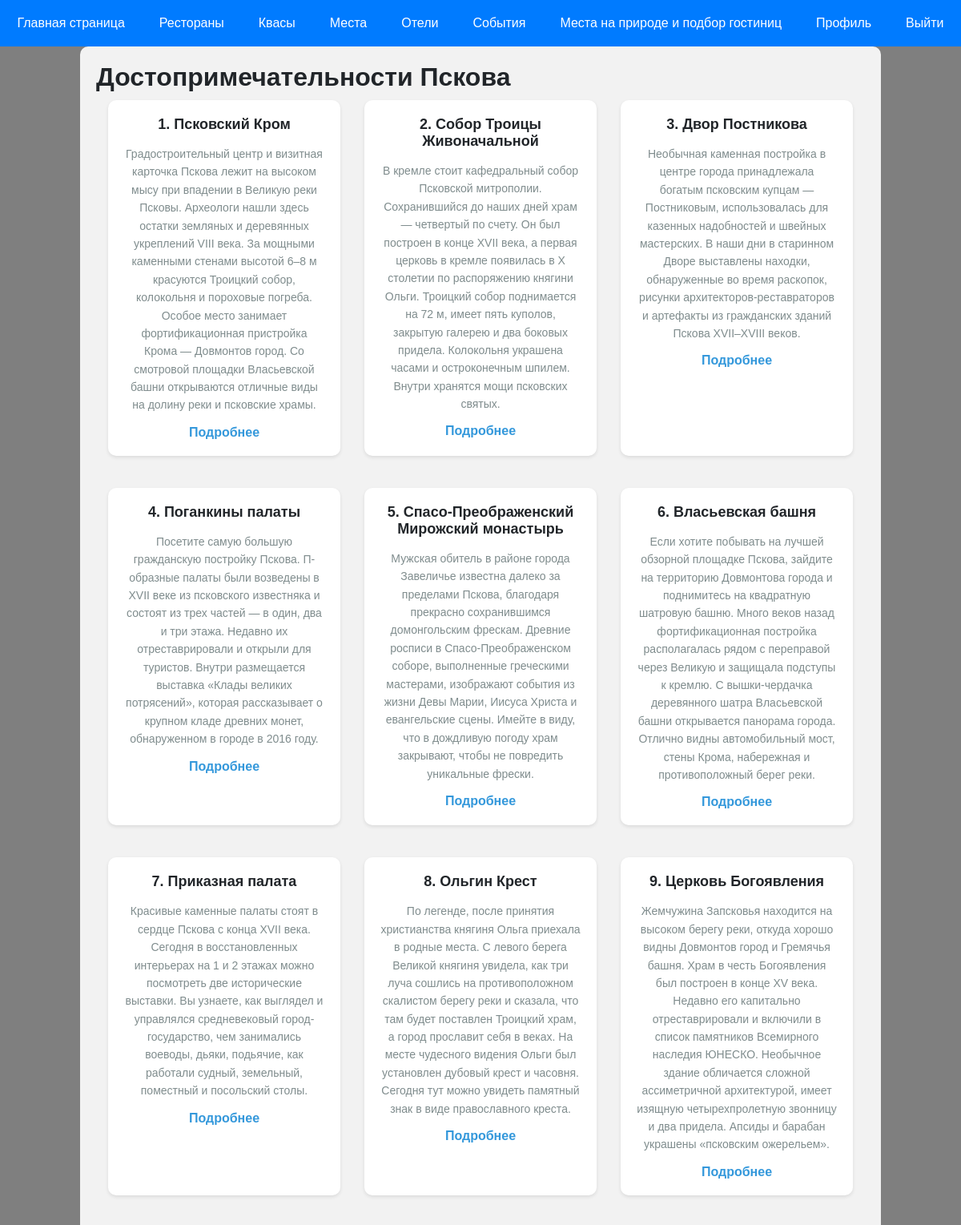
Page /nature (signed in, upper part) on the committed database.
### models.py (models this page shows)
class SavedNatureOfPskov(db.Model):
    __tablename__ = 'saved_nature_of_pskov'
    id = db.Column(db.Integer, primary_key=True)
    nature_name = db.Column(db.String(255), nullable=False, unique=True)
    nature_description = db.Column(db.Text, nullable=False, unique=True)

### app.py (the view)
@app.route('/nature')
@login_required
def nature():
    nature_places = SavedNatureOfPskov.query.all()
    itog = FinalRouteInformation.query.all()
    best_reviews = BestAndWorst.query.limit(5).all()
    worst_reviews = BestAndWorst.query.offset(5).limit(5).all()
    return render_template('nature.html',
                           nature_places=nature_places,
                           itog=itog,
                           best_reviews=best_reviews,
                           worst_reviews=worst_reviews)

### app.py (called while the page is built)
@login_manager.user_loader
def load_user(user_id):
    return User.query.get(int(user_id))

### templates/nature.html (shortened to what this page needs)
{% extends 'base.html' %}
{% block content %}
    <h1>Достопримечательности Пскова</h1>
    {% if nature_places %}
        <div class="card-container">
            {% for nature in nature_places %}
            <div class="card">
                <h2>{{ nature.nature_name }}</h2>
                <p>{{ nature.nature_description }}</p>
                <a href="#">Подробнее</a>
            </div>
            {% endfor %}
        </div>
    {% else %}
        <p>Нет данных.</p>
    {% endif %}
{% endblock %}

### templates/base.html (shortened to what this page needs)
<!DOCTYPE html>
<html lang="en">
<head>
    <link rel="stylesheet" href="{{ url_for('static', filename='style.css') }}">
</head>
<body>
    <div class="navbar">
        <a href="{{ url_for('index') }}">Главная страница</a>
        <a href="{{ url_for('restaurants') }}">Рестораны</a>
        <a href="{{ url_for('attractions') }}">Квасы</a>
        <a href="{{ url_for('places') }}">Места</a>
        <a href="{{ url_for('hotels') }}">Отели</a>
        <a href="{{ url_for('events') }}">События</a>
        <a href="{{ url_for('nature') }}">Места на природе и подбор гостиниц</a>
        {% if current_user.is_authenticated %}
            <a href="{{ url_for('profile') }}">Профиль</a>
            <a href="{{ url_for('logout') }}">Выйти</a>
        {% else %}
            <a href="{{ url_for('login') }}">Вход</a>
            <a href="{{ url_for('register') }}">Регистрация</a>
        {% endif %}
    </div>
    <div class="container">
        {% block content %}
        {% endblock %}
    </div>
</body>
</html>

### static/style.css (style rules this page uses)
body { font-family: Arial, sans-serif; background-color: #f8f9fa; color: #333; margin: 0; padding: 0; }
h1, h2, h3 { color: #2c3e50; margin-bottom: 20px; }
.card-container { display: flex; flex-wrap: wrap; gap: 20px; justify-content: space-between; margin-bottom: 30px; padding: 0 15px; }
.card { background-color: #fff; border-radius: 8px; box-shadow: 0 4px 8px rgba(0, 0, 0, 0.1); width: calc(33.33% - 20px); padding: 20px; text-align: center; transition: transform 0.2s ease; box-sizing: border-box; }
.card h2 { font-size: 18px; margin-bottom: 15px; }
.card p { font-size: 14px; color: #7f8c8d; }
.card a { text-decoration: none; color: #3498db; font-weight: bold; }
.container { width: 80%; margin: 0 auto; padding: 20px; }
body { font-family: Arial, sans-serif; margin: 0; padding: 0; background-color: #fff; }
.navbar { background-color: #333; overflow: hidden; color: #fff; }
.navbar a { float: left; display: block; color: #fff; text-align: center; padding: 14px 16px; text-decoration: none; }
.container { padding: 20px; max-width: 1200px; margin: 0 auto; }
body { font-family: Arial, sans-serif; color: #333; margin: 0; padding: 0; background: url('https://opis-cdn.tinkoffjournal.ru/mercury/dostoprimechatelnosti-pskov__main.ryrhpylrqrwn.jpg') no-repeat center center fixed; background-size: cover; position: relative; }
body::before { content: ""; position: absolute; top: 0; left: 0; width: 100%; height: 100%; background: rgba(0, 0, 0, 0.5); z-index: -1; }
.container { max-width: 1200px; margin: 0 auto; padding: 20px; background: rgba(255, 255, 255, 0.9); border-radius: 10px; }
h1, h2, h3 { color: #212529; margin: 0; }
p { line-height: 1.6; }
a { color: #007bff; text-decoration: none; transition: color 0.3s; }
.card { background: #fff; border-radius: 10px; box-shadow: 0 2px 4px rgba(0,0,0,0.1); padding: 20px; margin: 10px 0; }
.navbar { display: flex; justify-content: space-around; align-items: center; background-color: #007bff; padding: 10px 0; color: #fff; }
.navbar a { color: #fff; text-decoration: none; padding: 10px; border-radius: 50%; transition: background-color 0.3s, transform 0.3s; }

### rows in the picture
SavedNatureOfPskov: nature_name "1. Псковский Кром", nature_description "Градостроительный центр и визитная карточка Пскова лежит на высоком мысу при впадении в Великую реки Псковы. Археологи нашли здесь остатки земляных и деревянных укреплений VIII века. За мощными каменными стенами высотой 6–8 м красуются Троицкий собор, колокольня и пороховые погреба. Особое место занимает фортификационная пристройка Крома — Довмонтов город. Со смотровой площадки Власьевской башни открываются отличные виды на долину реки и псковские храмы."
SavedNatureOfPskov: nature_name "2. Собор Троицы Живоначальной", nature_description "В кремле стоит кафедральный собор Псковской митрополии. Сохранившийся до наших дней храм — четвертый по счету. Он был построен в конце XVII века, а первая церковь в кремле появилась в X столетии по распоряжению княгини Ольги. Троицкий собор поднимается на 72 м, имеет пять куполов, закрытую галерею и два боковых придела. Колокольня украшена часами и остроконечным шпилем. Внутри хранятся мощи псковских святых."
SavedNatureOfPskov: nature_name "3. Двор Постникова", nature_description "Необычная каменная постройка в центре города принадлежала богатым псковским купцам — Постниковым, использовалась для казенных надобностей и швейных мастерских. В наши дни в старинном Дворе выставлены находки, обнаруженные во время раскопок, рисунки архитекторов-реставраторов и артефакты из гражданских зданий Пскова XVII–XVIII веков."
SavedNatureOfPskov: nature_name "4. Поганкины палаты", nature_description "Посетите самую большую гражданскую постройку Пскова. П-образные палаты были возведены в XVII веке из псковского известняка и состоят из трех частей — в один, два и три этажа. Недавно их отреставрировали и открыли для туристов. Внутри размещается выставка «Клады великих потрясений», которая рассказывает о крупном кладе древних монет, обнаруженном в городе в 2016 году."
SavedNatureOfPskov: nature_name "5. Спасо-Преображенский Мирожский монастырь", nature_description "Мужская обитель в районе города Завеличье известна далеко за пределами Пскова, благодаря прекрасно сохранившимся домонгольским фрескам. Древние росписи в Спасо-Преображенском соборе, выполненные греческими мастерами, изображают события из жизни Девы Марии, Иисуса Христа и евангельские сцены. Имейте в виду, что в дождливую погоду храм закрывают, чтобы не повредить уникальные фрески."
SavedNatureOfPskov: nature_name "6. Власьевская башня", nature_description "Если хотите побывать на лучшей обзорной площадке Пскова, зайдите на территорию Довмонтова города и поднимитесь на квадратную шатровую башню. Много веков назад фортификационная постройка располагалась рядом с переправой через Великую и защищала подступы к кремлю. С вышки-чердачка деревянного шатра Власьевской башни открывается панорама города. Отлично видны автомобильный мост, стены Крома, набережная и противоположный берег реки."
SavedNatureOfPskov: nature_name "7. Приказная палата", nature_description "Красивые каменные палаты стоят в сердце Пскова с конца XVII века. Сегодня в восстановленных интерьерах на 1 и 2 этажах можно посмотреть две исторические выставки. Вы узнаете, как выглядел и управлялся средневековый город-государство, чем занимались воеводы, дьяки, подьячие, как работали судный, земельный, поместный и посольский столы."
SavedNatureOfPskov: nature_name "8. Ольгин Крест", nature_description "По легенде, после принятия христианства княгиня Ольга приехала в родные места. С левого берега Великой княгиня увидела, как три луча сошлись на противоположном скалистом берегу реки и сказала, что там будет поставлен Троицкий храм, а город прославит себя в веках. На месте чудесного видения Ольги был установлен дубовый крест и часовня. Сегодня тут можно увидеть памятный знак в виде православного креста."
SavedNatureOfPskov: nature_name "9. Церковь Богоявления", nature_description "Жемчужина Запсковья находится на высоком берегу реки, откуда хорошо видны Довмонтов город и Гремячья башня. Храм в честь Богоявления был построен в конце XV века. Недавно его капитально отреставрировали и включили в список памятников Всемирного наследия ЮНЕСКО. Необычное здание обличается сложной ассиметричной архитектурой, имеет изящную четырехпролетную звонницу и два придела. Апсиды и барабан украшены «псковским ожерельем»."
